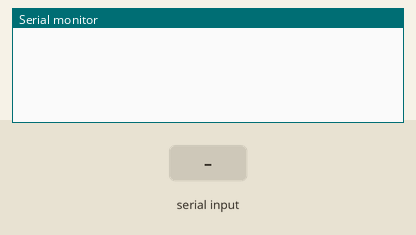
Simulated run of this sketch. Board: Arduino Uno, built with avr-gcc and run on an emulated ATmega328P. On the bench: the last lines printed to the serial monitor. The inputs (shaded band) are chosen by the test bench.

Above: at 1.2 s.
1.3 s: "90,45\n" received over Serial
At 1.9 s:
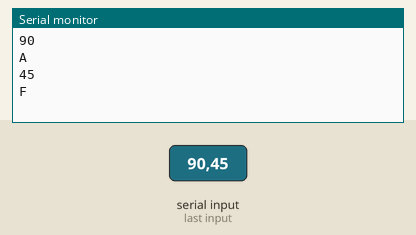
2.8 s: "30,150\n" received over Serial
At 4.8 s:
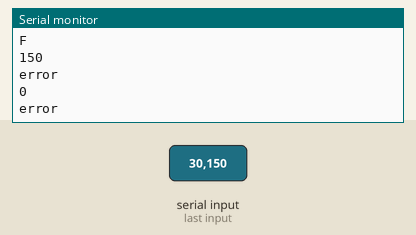
Timing chart, 0 to 6.3 s (numbered marks = the images above; inputs shaded):
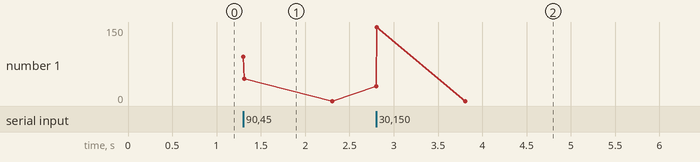

Measured:
- after the input at 1.3 s, the serial monitor: prints a new line at once (image 1)
- after the input at 2.8 s, the serial monitor: prints a new line at once (image 2)

The sketch:

serial_exam4.ino
```cpp
int num = 0;
void setup() {
  // put your setup code here, to run once:
  Serial.begin(9600);
}

void loop() {
  if(Serial.available()) {
  num = Serial.parseInt();
  Serial.println(num);
  if(num>=90 && num<101){
    Serial.println("A");
  }else if(num >= 80 && num < 90) {
    Serial.println("B");
  }else if(num >= 70 && num < 80) {
    Serial.println("C");
  }else if(num >= 60 && num < 70) {
    Serial.println("D");
  }else if(num > 0 && num < 60){
    Serial.println("F");
    }
   else {
    Serial.println("error");
   }
  }
}
```
